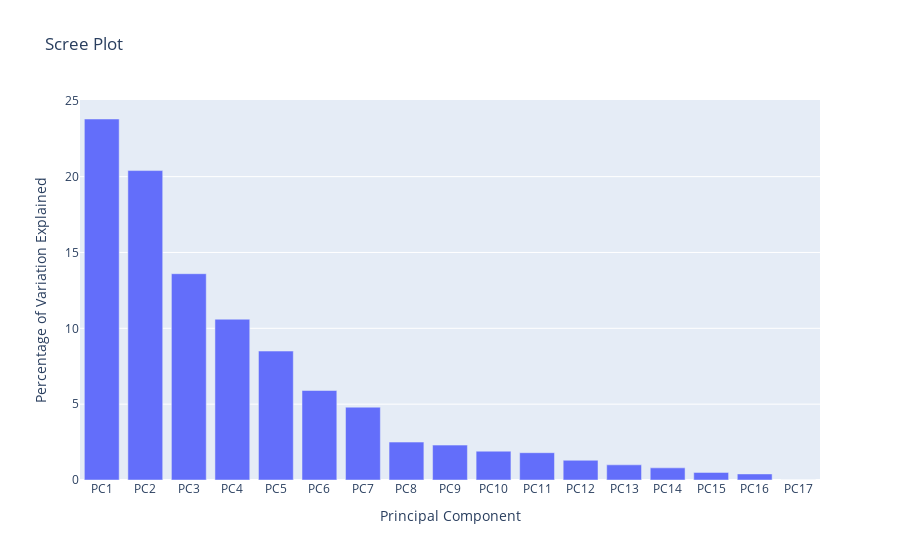

The code cell stored with this chart in its notebook:
### Code cell
# primero calculamos el porcentaje de la varianza total que cada componente principal es capaz de explicar
per_var = np.round(pca.explained_variance_ratio_*100,decimals=1)
# ahora generamos los nombres para nuestros componentes principales
labels = ["PC" + str(x) for x in range(1,len(per_var)+1)] 
# creamos nuestro scree plot que nos ayudará a ver la importancia de cada componente principal a la hora de representar un modelo:
px.bar(x=labels,y=per_var,title="Scree Plot",labels={"x":"Principal Component","y":"Percentage of Variation Explained"})

### Figure 1 — Plotly figure (JSON) as saved in the notebook; plotly's stock layout.template omitted (floating-point values rounded to 4 significant figures)
{"data": [{"alignmentgroup": "True", "hovertemplate": "Principal Component=%{x}<br>Percentage of Variation Explained=%{y}<extra></extra>", "legendgroup": "", "marker": {"color": "#636efa", "pattern": {"shape": ""}}, "name": "", "offsetgroup": "", "orientation": "v", "showlegend": false, "textposition": "auto", "type": "bar", "x": ["PC1", "PC2", "PC3", "PC4", "PC5", "PC6", "PC7", "PC8", "PC9", "PC10", "PC11", "PC12", "PC13", "PC14", "PC15", "PC16", "PC17"], "xaxis": "x", "y": [23.8, 20.4, 13.6, 10.6, 8.5, 5.9, 4.8, 2.5, 2.3, 1.9, 1.8, 1.3, 1, 0.8, 0.5, 0.4, 0], "yaxis": "y"}], "layout": {"barmode": "relative", "legend": {"tracegroupgap": 0}, "title": {"text": "Scree Plot"}, "xaxis": {"anchor": "y", "domain": [0, 1], "title": {"text": "Principal Component"}}, "yaxis": {"anchor": "x", "domain": [0, 1], "title": {"text": "Percentage of Variation Explained"}}}}
